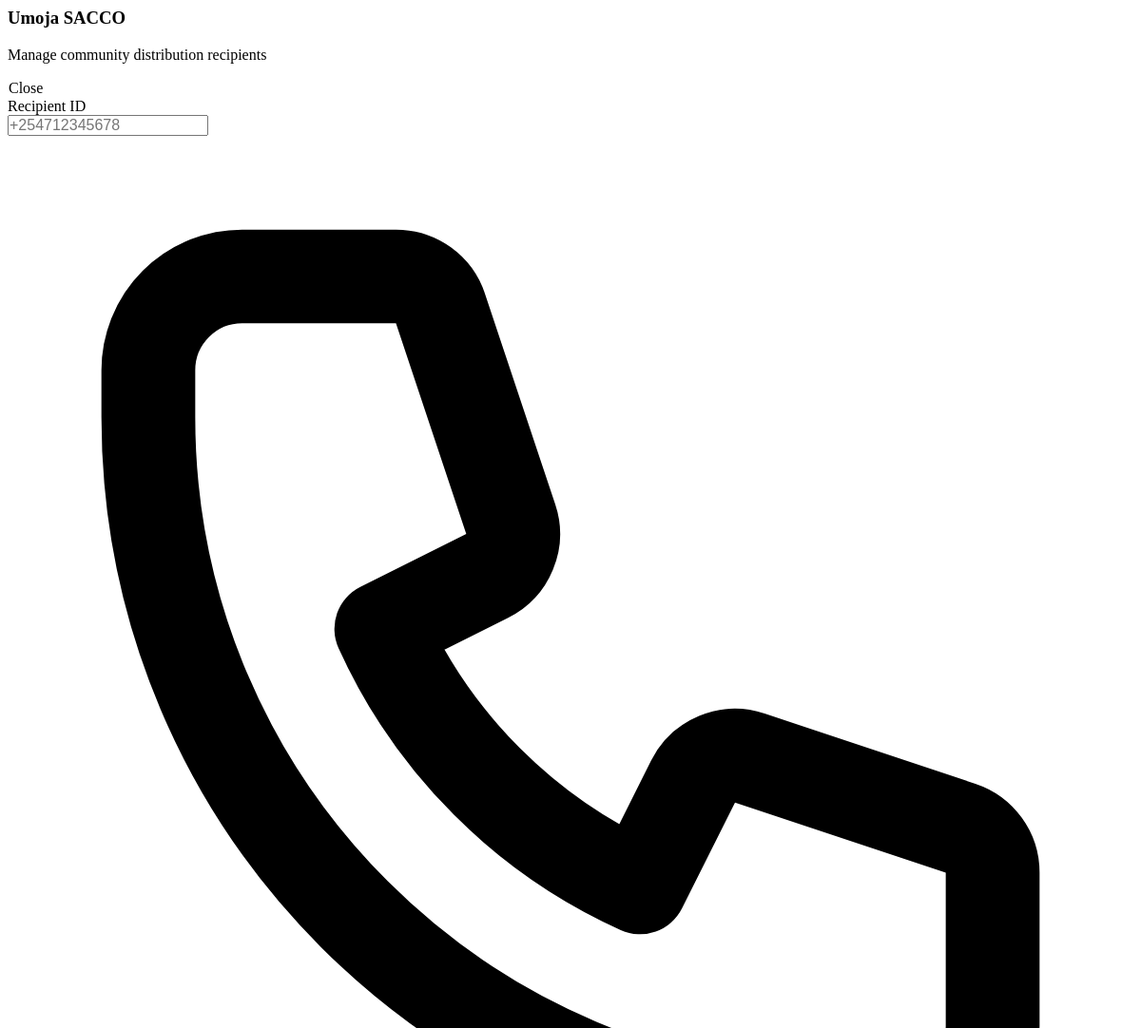
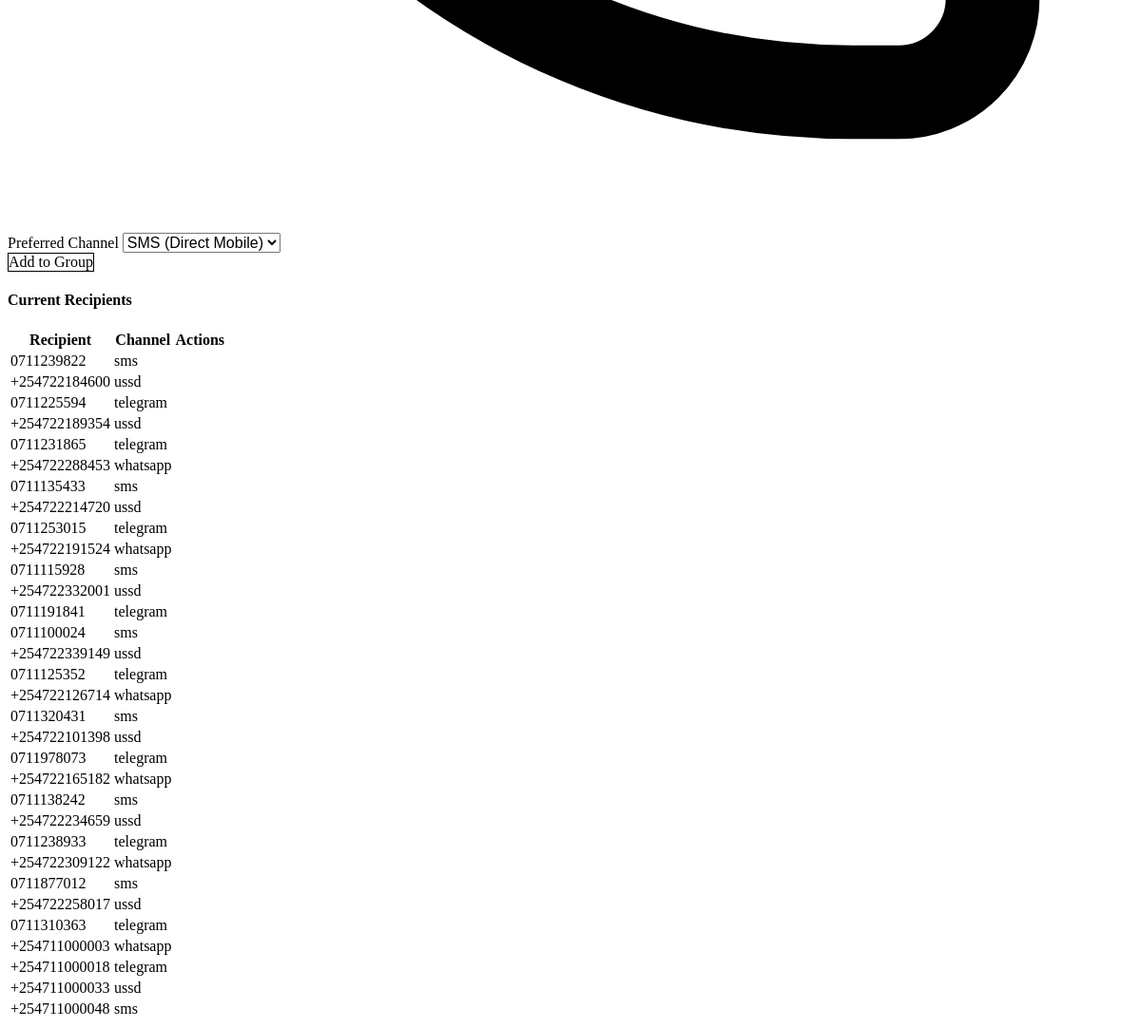
/community/GRP-34D543D6/members (signed in), run on the app's committed database (2 pictures, top to bottom).
### tables this page shows
CREATE TABLE community_groups (
        id TEXT PRIMARY KEY,
        name TEXT NOT NULL,
        description TEXT,
        group_type TEXT,
        tags TEXT DEFAULT '[]', -- JSON list
        location TEXT,
        admin_id TEXT,
        trust_level TEXT DEFAULT 'local',
        preferred_channels TEXT DEFAULT 'ussd,sms',
        active BOOLEAN DEFAULT 1,
        created_at DATETIME DEFAULT CURRENT_TIMESTAMP
    , invite_slug TEXT, community_code TEXT, code_active BOOLEAN DEFAULT 0);

CREATE TABLE community_members (
        id TEXT PRIMARY KEY,
        community_id TEXT NOT NULL,
        user_id TEXT NOT NULL,
        channel TEXT NOT NULL,
        joined_at DATETIME DEFAULT CURRENT_TIMESTAMP,
        active BOOLEAN DEFAULT 1,
        FOREIGN KEY (community_id) REFERENCES community_groups(id),
        UNIQUE(community_id, user_id, channel)
    );

### aos/api/routers/community.py (the view)
@router.get("/{group_id}/members", response_class=HTMLResponse)
async def list_group_members(
    request: Request,
    group_id: str,
    operator=Depends(requires_community_access())
):
    members = []
    group = None
    if community_state.module:
        group = community_state.module.get_group(group_id)
        if group:
            result = community_state.module.list_all_members(group_id=group_id, per_page=1000)
            members = result.get("members", [])
    return templates.TemplateResponse("partials/community_members.html", {
        "request": request,
        "user": operator,
        "group": group,
        "members": members
    })

### aos/api/templates/partials/community_members.html (shortened to what this page needs)
{% from "components/atoms/Card.html" import card %}
{% from "components/atoms/EliteButton.html" import elite_button %}
<div class="aos-stack-lg p-2 md:p-4">
    <div class="flex items-center justify-between mb-2">
        <div>
            <h3 class="aos-h3 mb-1">{{ group.name }}</h3>
            <p class="aos-text-muted aos-text-sm">Manage community distribution recipients</p>
        </div>
        <button class="aos-btn aos-btn-ghost aos-size-sm" onclick="closeModal()">
            <span class="aos-btn-text">Close</span>
        </button>
    </div>
    {% call card(padding="6", class="aos-bg-glass backdrop-blur-md border-primary/20") %}
    <form hx-post="/community/{{ group.id }}/members" hx-target="#modal-content" hx-swap="innerHTML"
        class="aos-stack-md">
        <div class="grid grid-cols-1 md:grid-cols-2 gap-6">
            <div class="aos-stack-xs">
                <label class="aos-label">Recipient ID</label>
                <div class="relative">
                    <input type="text" name="user_id" class="aos-input aos-size-md pl-10" placeholder="+254712345678"
                        required>
                    <div class="absolute inset-y-0 left-0 pl-3 flex items-center pointer-events-none">
                    </div>
                </div>
            </div>
            <div class="aos-stack-xs">
                <label class="aos-label">Preferred Channel</label>
                <select name="channel" class="aos-input aos-size-md" required>
                    <option value="sms">SMS (Direct Mobile)</option>
                </select>
            </div>
        </div>
        <div class="flex justify-end pt-2">
            {{ elite_button(
            text="Add to Group",
            type="submit",
            variant="primary",
            size="md",
            icon='<svg class="w-4 h-4" fill="none" stroke="currentColor" viewBox="0 0 24 24">
                <path stroke-linecap="round" stroke-linejoin="round" stroke-width="2" d="M12 4v16m8-8H4"></path>
            </svg>'
            ) }}
        </div>
    </form>
    {% endcall %}
    <div class="aos-stack-sm">
        <h4 class="aos-label-sm uppercase tracking-wider text-primary/70">Current Recipients</h4>
        <div id="members-list-container" class="max-h-[400px] overflow-y-auto pr-2 custom-scrollbar">
            {% if members %}
            <table class="aos-table">
                <thead>
                    <tr>
                        <th class="aos-text-xs">Recipient</th>
                        <th class="aos-text-xs">Channel</th>
                        <th class="aos-text-xs">Actions</th>
                    </tr>
                </thead>
                <tbody>
                    {% for member in members %}
                    <tr id="member-{{ member.user_id }}" class="group/row">
                        <td class="aos-font-mono aos-text-sm">{{ member.user_id }}</td>
                        <td>
                            <span class="aos-badge aos-badge-info aos-size-xs uppercase">{{ member.channel }}</span>
                        </td>
                        <td>
                            <button
                                class="aos-btn aos-btn-ghost aos-size-sm aos-text-danger opacity-0 group-hover/row:opacity-100 transition-opacity"
                                hx-delete="/community/{{ group.id }}/members/{{ member.user_id }}?channel={{ member.channel }}"
                                data-aos-confirm="Remove this recipient from the distribution network?"
                                hx-target="#member-{{ member.user_id }}" hx-swap="outerHTML swap:400ms">
                            </button>
                        </td>
                    </tr>
                    {% endfor %}
                </tbody>
            </table>
            {% else %}
            <div class="aos-text-center aos-py-12 aos-bg-glass rounded-lg border border-dashed border-gray-700">
                <p class="aos-text-muted">No recipients found in this community database.</p>
                <p class="aos-text-xs aos-text-muted/50 mt-1">Use the form above to register your first member.</p>
            </div>
            {% endif %}
        </div>
    </div>
</div>

### aos/api/templates/components/atoms/EliteButton.html (style rules this page uses)
.aos-btn { position: relative; display: inline-flex; align-items: center; justify-content: center; gap: var(--aos-spacing-2); font-weight: var(--aos-weight-semibold); border-radius: var(--aos-radius-lg); border: 1px solid transparent; transition: all var(--aos-duration-base) var(--aos-easing-out); cursor: pointer; font-family: var(--aos-font-sans); white-space: nowrap; }
.aos-size-sm { padding: var(--aos-spacing-1) var(--aos-spacing-3); font-size: var(--aos-size-xs); }
.aos-size-md { padding: var(--aos-spacing-2) var(--aos-spacing-6); font-size: var(--aos-size-sm); }
.aos-btn-ghost { background: transparent; color: var(--aos-neutral-400); border-color: transparent; }

### data on the page
community_groups: name "Umoja SACCO"
community_members: user_id "0711239822", channel "sms"
community_members: user_id "+254722184600", channel "ussd"
community_members: user_id "0711225594", channel "telegram"
community_members: user_id "+254722189354", channel "ussd"
community_members: user_id "0711231865", channel "telegram"
community_members: user_id "+254722288453", channel "whatsapp"
community_members: user_id "0711135433", channel "sms"
community_members: user_id "+254722214720", channel "ussd"
community_members: user_id "0711253015", channel "telegram"
community_members: user_id "+254722191524", channel "whatsapp"
community_members: user_id "0711115928", channel "sms"
community_members: user_id "+254722332001", channel "ussd"
community_members: user_id "0711191841", channel "telegram"
community_members: user_id "0711100024", channel "sms"
community_members: user_id "+254722339149", channel "ussd"
community_members: user_id "0711125352", channel "telegram"
community_members: user_id "+254722126714", channel "whatsapp"
community_members: user_id "0711320431", channel "sms"
community_members: user_id "+254722101398", channel "ussd"
community_members: user_id "0711978073", channel "telegram"
community_members: user_id "+254722165182", channel "whatsapp"
community_members: user_id "0711138242", channel "sms"
community_members: user_id "+254722234659", channel "ussd"
community_members: user_id "0711238933", channel "telegram"
community_members: user_id "+254722309122", channel "whatsapp"
community_members: user_id "0711877012", channel "sms"
community_members: user_id "+254722258017", channel "ussd"
community_members: user_id "0711310363", channel "telegram"
community_members: user_id "+254711000003", channel "whatsapp"
community_members: user_id "+254711000018", channel "telegram"
community_members: user_id "+254711000033", channel "ussd"
community_members: user_id "+254711000048", channel "sms"

### other printed values
{{ text }} "Add to Group"
